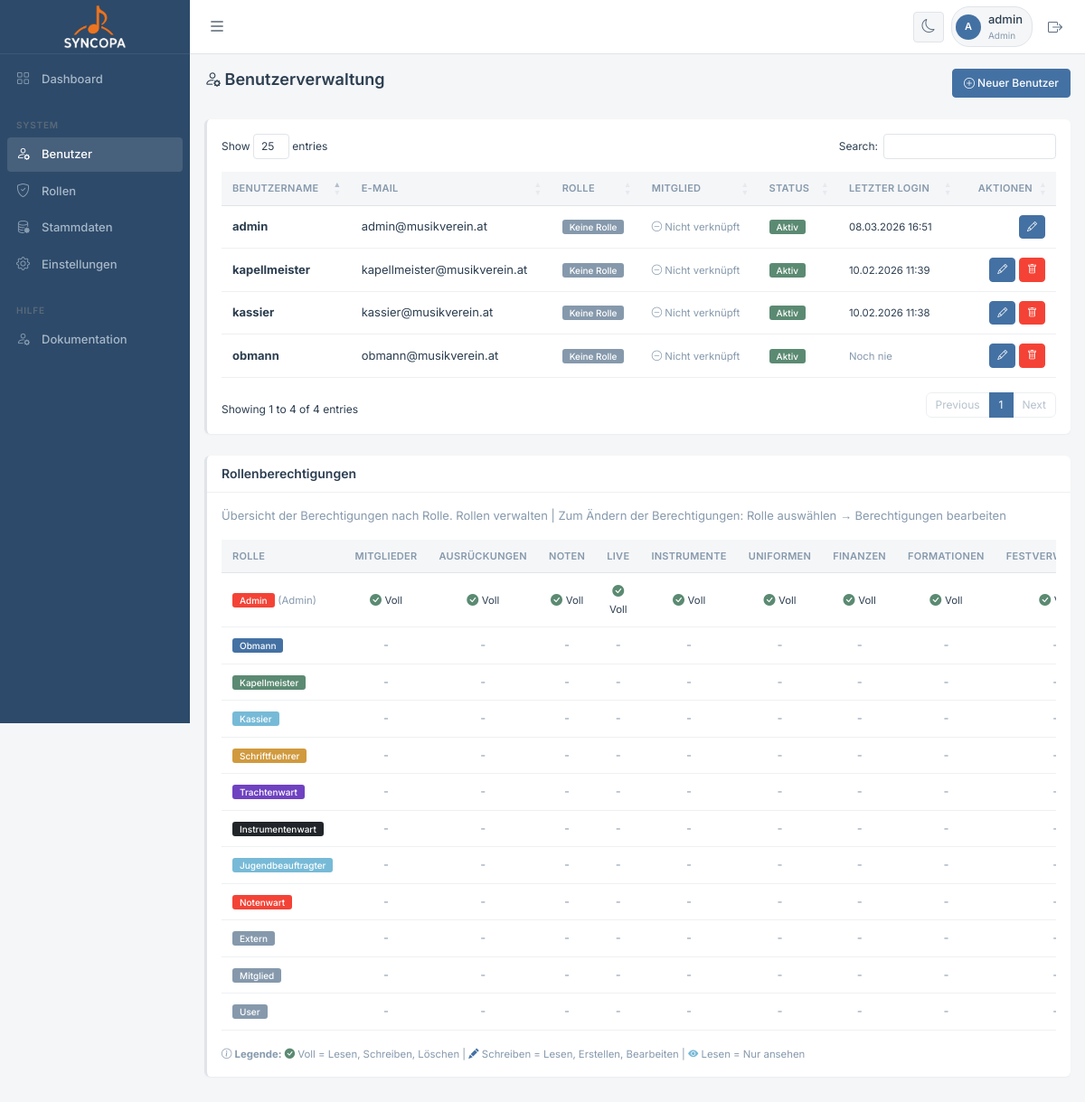
Page /benutzer.php (signed in) on the committed database.
### tables this page shows
CREATE TABLE IF NOT EXISTS `benutzer` (
  `id` int(11) NOT NULL AUTO_INCREMENT,
  `benutzername` varchar(50) NOT NULL,
  `email` varchar(100) NOT NULL,
  `passwort_hash` varchar(255) DEFAULT NULL,
  `rolle` enum('admin','obmann','kassier','schriftfuehrer','mitglied','instrumentenwart','kapellmeister','trachtenwart','jugendbeauftragter','notenwart','user') DEFAULT 'mitglied',
  `rolle_id` int(11) DEFAULT NULL,
  `aktiv` tinyint(1) DEFAULT 1,
  `letzter_login` datetime DEFAULT NULL,
  `erstellt_am` datetime DEFAULT current_timestamp(),
  `aktualisiert_am` datetime DEFAULT current_timestamp() ON UPDATE current_timestamp(),
  `mitglied_id` int(11) DEFAULT NULL,
  `google_id` varchar(100) DEFAULT NULL,
  PRIMARY KEY (`id`),
  UNIQUE KEY `benutzername` (`benutzername`),
  UNIQUE KEY `email` (`email`),
  UNIQUE KEY `google_id` (`google_id`),
  KEY `rolle_id` (`rolle_id`),
  KEY `mitglied_id` (`mitglied_id`)
);

CREATE TABLE IF NOT EXISTS `rollen` (
  `id` int(11) NOT NULL AUTO_INCREMENT,
  `name` varchar(100) NOT NULL,
  `beschreibung` text DEFAULT NULL,
  `ist_admin` tinyint(1) DEFAULT 0,
  `farbe` varchar(20) DEFAULT 'secondary',
  `sortierung` int(11) DEFAULT 100,
  `aktiv` tinyint(1) DEFAULT 1,
  `erstellt_am` timestamp NULL DEFAULT current_timestamp(),
  PRIMARY KEY (`id`)
);

### classes/Database.php (called while the page is built, shortened)
<?php
class Database {
    private static $instance = null;
    private $conn;
    private function __construct() {
        try {
            $dsn = "mysql:host=" . DB_HOST . ";dbname=" . DB_NAME . ";charset=" . DB_CHARSET;
            $options = [
                PDO::ATTR_ERRMODE => PDO::ERRMODE_EXCEPTION,
                PDO::ATTR_DEFAULT_FETCH_MODE => PDO::FETCH_ASSOC,
                PDO::ATTR_EMULATE_PREPARES => false,
            ];
            $this->conn = new PDO($dsn, DB_USER, DB_PASS, $options);
        } catch (PDOException $e) {
            die("Datenbankverbindung fehlgeschlagen: " . $e->getMessage());
        }
    }
    public static function getInstance() {
        if (self::$instance === null) {
            self::$instance = new self();
        }
        return self::$instance;
    }
    public function query($sql, $params = []) {
        try {
            $stmt = $this->conn->prepare($sql);
            $stmt->execute($params);
            return $stmt;
        } catch (PDOException $e) {
            error_log("Datenbankfehler: " . $e->getMessage());
            throw $e;
        }
    }
    public function fetchAll($sql, $params = []) {
        return $this->query($sql, $params)->fetchAll();
    }
    public function fetchOne($sql, $params = []) {
        return $this->query($sql, $params)->fetch();
    }
    public function execute($sql, $params = []) {
        return $this->query($sql, $params);
    }
}

### classes/Session.php (called while the page is built, shortened)
<?php
class Session {
    public static function get($key, $default = null) {
        return $_SESSION[$key] ?? $default;
    }
    public static function has($key) {
        return isset($_SESSION[$key]);
    }
    public static function isLoggedIn() {
        return self::has('user_id');
    }
    public static function getUserId() {
        return self::get('user_id');
    }
    public static function getRollenIds(): array {
        return self::get('rollen_ids', []);
    }
    public static function checkPermission($modul, $aktion = 'lesen'): bool {
        $rollenIds = self::getRollenIds();
        if (empty($rollenIds) && self::isLoggedIn()) {
            $db = Database::getInstance();
            $rows = $db->fetchAll(
                "SELECT rolle_id FROM benutzer_rollen WHERE benutzer_id = ?",
                [self::getUserId()]
            );
            $rollenIds = array_column($rows, 'rolle_id');
        }
        if (empty($rollenIds)) return false;
        $db = Database::getInstance();
        $placeholders = implode(',', array_fill(0, count($rollenIds), '?'));
        $sql = "SELECT MAX(b.`{$aktion}`) as hat_recht
                FROM berechtigungen b
                JOIN rollen r ON r.name = b.rolle
                WHERE r.id IN ({$placeholders}) AND b.modul = ?";
        $params = array_merge(array_values($rollenIds), [$modul]);
        $result = $db->fetchOne($sql, $params);
        return $result && $result['hat_recht'] == 1;
    }
}

### benutzer.php (the view, shortened to what this page needs)
<?php
$db = Database::getInstance();
$benutzer = $db->fetchAll("SELECT * FROM benutzer ORDER BY benutzername");
$benutzerRollenMap = [];
$rollen = $db->fetchAll("SELECT * FROM rollen WHERE aktiv = 1 ORDER BY sortierung, name");
$module = [
    'mitglieder'    => 'Mitglieder',
    'ausrueckungen' => 'Ausrückungen',
    'noten'         => 'Noten',
    'probe'         => 'Live',
    'instrumente'   => 'Instrumente',
    'uniformen'     => 'Uniformen',
    'finanzen'      => 'Finanzen',
    'formationen'   => 'Formationen',
    'fest'          => 'Festverwaltung',
    'benutzer'      => 'Benutzer',
    'einstellungen' => 'Einstellungen',
];
$berechtigungen_map = [];
include 'includes/header.php';
?>
<div class="d-flex justify-content-between align-items-center mb-4">
    <h1 class="h2"><i class="bi bi-person-gear"></i> Benutzerverwaltung</h1>
    <a href="benutzer_bearbeiten.php" class="btn btn-primary">
        <i class="bi bi-plus-circle"></i> Neuer Benutzer
    </a>
</div>
<div class="card">
    <div class="card-body">
        <table class="table table-hover" id="benutzerTable">
            <thead>
                <tr>
                    <th>Benutzername</th>
                    <th>E-Mail</th>
                    <th>Rolle</th>
                    <th>Mitglied</th>
                    <th>Status</th>
                    <th>Letzter Login</th>
                    <th class="text-end">Aktionen</th>
                </tr>
            </thead>
            <tbody>
                <?php foreach ($benutzer as $user): ?>
                <tr>
                    <td><strong><?php echo htmlspecialchars($user['benutzername']); ?></strong></td>
                    <td><?php echo htmlspecialchars($user['email']); ?></td>
                    <td>
                        <?php $userRollen = $benutzerRollenMap[$user['id']] ?? []; ?>
                        <?php if (!empty($userRollen)): ?>
                            <?php foreach ($userRollen as $ur): ?>
                            <span class="badge bg-<?php echo htmlspecialchars($ur['farbe'] ?? 'secondary'); ?> me-1">
                                <?php if ($ur['ist_admin']): ?><i class="bi bi-shield-fill"></i> <?php endif; ?>
                                <?php echo htmlspecialchars(ucfirst($ur['name'])); ?>
                            </span>
                            <?php endforeach; ?>
                        <?php else: ?>
                        <span class="badge bg-secondary">Keine Rolle</span>
                        <?php endif; ?>
                    </td>
                    <td>
                        <?php
                        $mitglied = null;
                        if ($user['mitglied_id']) {
                            $mitglied = $db->fetchOne("SELECT vorname, nachname, mitgliedsnummer FROM mitglieder WHERE id = ?", [$user['mitglied_id']]);
                        }
                        if ($mitglied): ?>
                        <small class="text-success">
                            <i class="bi bi-person-check"></i>
                            <?php echo htmlspecialchars($mitglied['nachname'] . ' ' . $mitglied['vorname']); ?>
                            <br><span class="text-muted"><?php echo htmlspecialchars($mitglied['mitgliedsnummer']); ?></span>
                        </small>
                        <?php else: ?>
                        <small class="text-muted">
                            <i class="bi bi-dash-circle"></i> Nicht verknüpft
                        </small>
                        <?php endif; ?>
                    </td>
                    <td>
                        <?php if ($user['aktiv']): ?>
                        <span class="badge bg-success">Aktiv</span>
                        <?php else: ?>
                        <span class="badge bg-secondary">Inaktiv</span>
                        <?php endif; ?>
                    </td>
                    <td>
                        <?php if ($user['letzter_login']): ?>
                        <small><?php echo date('d.m.Y H:i', strtotime($user['letzter_login'])); ?></small>
                        <?php else: ?>
                        <small class="text-muted">Noch nie</small>
                        <?php endif; ?>
                    </td>
                    <td class="text-end">
                        <a href="benutzer_bearbeiten.php?id=<?php echo $user['id']; ?>" class="btn btn-sm btn-primary">
                            <i class="bi bi-pencil"></i>
                        </a>
                        <?php if ($user['id'] != Session::getUserId()): ?>
                        <a href="benutzer_loeschen.php?id=<?php echo $user['id']; ?>" class="btn btn-sm btn-danger"
                           onclick="return confirmDelete('Benutzer wirklich löschen?')">
                            <i class="bi bi-trash"></i>
                        </a>
                        <?php endif; ?>
                    </td>
                </tr>
                <?php endforeach; ?>
            </tbody>
        </table>
    </div>
</div>
<div class="row mt-4">
    <div class="col-md-12">
        <div class="card">
            <div class="card-header">
                <h5 class="mb-0">Rollenberechtigungen</h5>
            </div>
            <div class="card-body">
                <p class="text-muted">
                    Übersicht der Berechtigungen nach Rolle.
                    <a href="rollen.php">Rollen verwalten</a> |
                    Zum Ändern der Berechtigungen: Rolle auswählen → Berechtigungen bearbeiten
                </p>
                <div class="table-responsive">
                    <table class="table table-sm table-hover">
                        <thead>
                            <tr>
                                <th>Rolle</th>
                                <?php foreach ($module as $modul_key => $modul_name): ?>
                                <th class="text-center"><?php echo $modul_name; ?></th>
                                <?php endforeach; ?>
                            </tr>
                        </thead>
                        <tbody>
                            <?php foreach ($rollen as $rolle): ?>
                            <tr>
                                <td>
                                    <span class="badge bg-<?php echo htmlspecialchars($rolle['farbe']); ?>">
                                        <?php echo htmlspecialchars(ucfirst($rolle['name'])); ?>
                                    </span>
                                    <?php if ($rolle['ist_admin']): ?>
                                    <small class="text-muted">(Admin)</small>
                                    <?php endif; ?>
                                </td>
                                <?php foreach ($module as $modul_key => $modul_name): ?>
                                <td class="text-center">
                                    <?php
                                    if ($rolle['ist_admin']) {
                                        echo '<i class="bi bi-check-circle-fill text-success"></i> <small>Voll</small>';
                                    } else {
                                        echo '<span class="text-muted">-</span>';
                                    }
                                    ?>
                                </td>
                                <?php endforeach; ?>
                            </tr>
                            <?php endforeach; ?>
                        </tbody>
                    </table>
                </div>
                <div class="mt-3">
                    <small class="text-muted">
                        <i class="bi bi-info-circle"></i>
                        <strong>Legende:</strong>
                        <i class="bi bi-check-circle-fill text-success"></i> Voll = Lesen, Schreiben, Löschen |
                        <i class="bi bi-pencil-fill text-primary"></i> Schreiben = Lesen, Erstellen, Bearbeiten |
                        <i class="bi bi-eye-fill text-info"></i> Lesen = Nur ansehen
                    </small>
                </div>
            </div>
        </div>
    </div>
</div>
<?php include 'includes/footer.php'; ?>

### rows in the picture
benutzer: benutzername "admin", email "admin@musikverein.at", aktiv "Aktiv", letzter_login "08.03.2026 16:51"
benutzer: benutzername "kapellmeister", email "kapellmeister@musikverein.at", aktiv "Aktiv", letzter_login "10.02.2026 11:39"
benutzer: benutzername "kassier", email "kassier@musikverein.at", aktiv "Aktiv", letzter_login "10.02.2026 11:38"
benutzer: benutzername "obmann", email "obmann@musikverein.at", aktiv "Aktiv", shows "Noch nie"
rollen: name "Admin", ist_admin "(Admin)"
rollen: name "Obmann"
rollen: name "Kapellmeister"
rollen: name "Kassier"
rollen: name "Schriftfuehrer"
rollen: name "Trachtenwart"
rollen: name "Instrumentenwart"
rollen: name "Jugendbeauftragter"
rollen: name "Notenwart"
rollen: name "Extern"
rollen: name "Mitglied"
rollen: name "User"

### other values in the picture
substr(Session::getUsername(), 0, 1) "A"
Session::getUsername() "admin"
Session::getRole() "Admin"
$modul_name "MITGLIEDER"
$modul_name "AUSRÜCKUNGEN"
$modul_name "NOTEN"
$modul_name "LIVE"
$modul_name "INSTRUMENTE"
$modul_name "UNIFORMEN"
$modul_name "FINANZEN"
$modul_name "FORMATIONEN"
